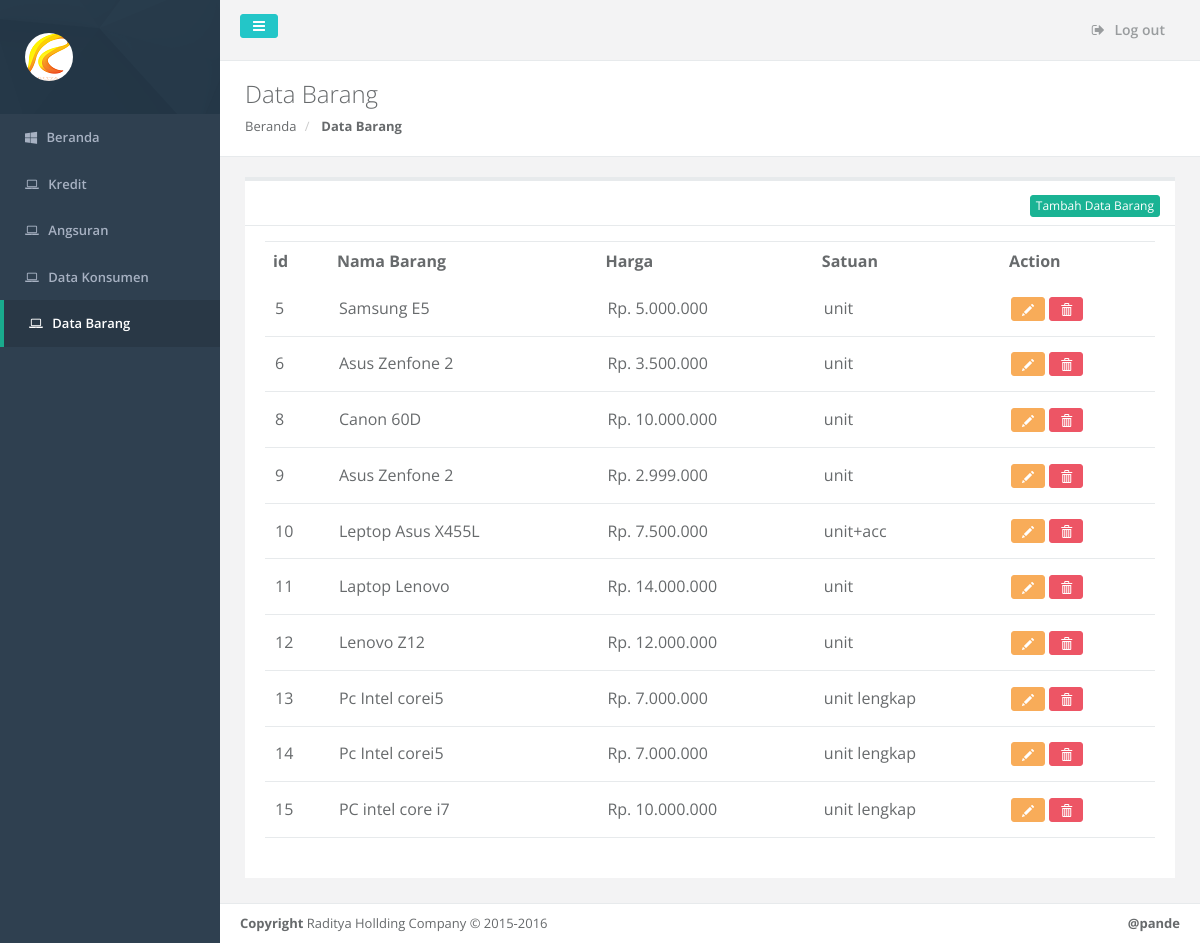
Page /dtbarang.php on the committed database.
### tables this page shows
CREATE TABLE IF NOT EXISTS `barang` (
  `id` int(11) NOT NULL AUTO_INCREMENT,
  `nama_barang` varchar(100) NOT NULL,
  `harga` double NOT NULL,
  `satuan` varchar(50) NOT NULL,
  PRIMARY KEY (`id`)
);

### dtbarang.php (the view, shortened to what this page needs)
<?php include_once ('layouts/header.php'); ?>
        <div class="row wrapper border-bottom white-bg page-heading">
			<div class="col-lg-10">
				<h2>Data Barang</h2>
				<ol class="breadcrumb">
					<li>
						<a href="index.php">Beranda</a>
					</li>
					<li class="active">
						<strong>Data Barang</strong>
					</li>
				</ol>
			</div>
				<div class="col-lg-2">
				</div>
		</div>
		<div class="row">
            <div class="col-lg-12">
                <div class="wrapper wrapper-content animated fadeInUp">
                    <div class="ibox">
                        <div class="ibox-title">
                            <div class="ibox-tools">
                                <a href="tambah_databarang.php" class="btn btn-primary btn-xs dim">Tambah Data Barang</a>
                            </div>
                        </div>
                        <div class="ibox-content">
                            <div class="project-list">
							<div class="table-responsive">
                                <table class="table table-hover">
                                    <tbody>
                                    <tr>
										<th>id</th>
										<th>Nama Barang</th>
										<th>Harga</th>
										<th>Satuan</th>
										<th>Action</th>
									</tr>
								 <?php
								$query = $mysqli->query("select * from barang");
								while($row = $query->fetch_assoc()){
								?>
								<tr>
								<td><?php echo $row['id'] ?></td>
								<td><?php echo $row['nama_barang'] ?></td>
								<td>Rp. <?= number_format($row['harga'],0,',','.') ?></td>
								<td><?php echo $row['satuan'] ?></td>
								<td><a href="editdt_barang.php?id=<?php echo $row ['id'] ?>" class="btn btn-warning btn-sm"><span class="glyphicon glyphicon-pencil" aria-hidden="true"></span></a>
                        <a onClick="return confirm('Anda Yakin Ingin Menghapus data')" href="hapus_barang.php?id=<?php echo $row ['id'] ?>" class="btn btn-danger btn-sm"><span class="glyphicon glyphicon-trash" aria-hidden="true"></span></a>
								</td>
							</tr>
							<?php
								}
							?>
                                    </tbody>
                                </table>
                            </div>
							</div>
                        </div>
                    </div>
                </div>
            </div>
		</div>
<?php include_once ('layouts/footer.php'); ?>

### layouts/header.php (shortened to what this page needs)
<?php
$url = $_SERVER['REQUEST_URI'];
$explode = explode('/',$url);
$count = count($explode);
$page = explode('.',$explode[$count-1]);
$page = $page[0];
?>
<!DOCTYPE html>
<html>
<head>
    <link href="css/bootstrap.min.css" rel="stylesheet">
    <link href="font-awesome/css/font-awesome.css" rel="stylesheet">
    <link href="css/plugins/toastr/toastr.min.css" rel="stylesheet">
    <link href="js/plugins/gritter/jquery.gritter.css" rel="stylesheet">
    <link href="css/animate.css" rel="stylesheet">
    <link href="css/style.css" rel="stylesheet">
</head>
<body>
<div id="wrapper">
    <nav class="navbar-default navbar-static-side" role="navigation">
        <div class="sidebar-collapse">
            <ul class="nav metismenu" id="side-menu">
                <li class="nav-header">
                    <div class="dropdown profile-element"> <span>
                            <img alt="image" class="img-circle" src="image/LOGO2.png" />
                             </span>
                    </div>
                </li>
                <li <?= $page =='' || $page == 'index' ? 'class="active"':'' ?>>
                    <a href="index.php"><i class="fa fa-windows"></i> <span class="nav-label">Beranda</span> </a>
                </li>
                <li <?= $page =='pengajuan1' || $page == 'tambah_pengajuan' || $page == 'edit_pengajuan' ? 'class="active"':'' ?>>
                    <a href="pengajuan1.php"><i class="fa fa-laptop"></i> <span class="nav-label">Kredit</span> </a>
                </li>
                <li <?= $page =='pembayaran' || $page == 'tambah_tagihan' ? 'class="active"':'' ?>>
                    <a href="pembayaran.php"><i class="fa fa-laptop"></i> <span class="nav-label">Angsuran</span> </a>
                </li>
                <li <?= $page =='dtkonsumen' || $page == 'tambah_konsumen' || $page == 'edit_konsumen' ? 'class="active"':'' ?>>
                    <a href="dtkonsumen.php"><i class="fa fa-laptop"></i> <span class="nav-label">Data Konsumen</span></a>
                </li>
                <li <?= $page =='dtbarang' || $page == 'tambah_databarang' || $page == 'editdt_barang' ? 'class="active"':'' ?>>
                    <a href="dtbarang.php"><i class="fa fa-laptop"></i> <span class="nav-label">Data Barang</span></a>
                </li>
            </ul>
        </div>
    </nav>
    <div id="page-wrapper" class="gray-bg dashbard-1">
        <div class="row border-bottom">
            <nav class="navbar navbar-static-top" role="navigation" style="margin-bottom: 0">
                <div class="navbar-header">
                    <a class="navbar-minimalize minimalize-styl-2 btn btn-info " href="#"><i class="fa fa-bars"></i> </a>
                </div>
                <ul class="nav navbar-top-links navbar-right">
                    <li>
                        <a href="logout.php">
                            <i class="fa fa-sign-out"></i> Log out
                        </a>
                    </li>
                </ul>
            </nav>
        </div>

### layouts/footer.php (shortened to what this page needs)
<div class="footer">
    <div class="pull-right">
        <strong>@pande</strong>
    </div>
    <div>
        <strong>Copyright</strong> Raditya Hollding Company &copy; 2015-2016
    </div>
</div>
</div>
</div>
</body>
</html>

### rows in the picture
barang: id "5", nama_barang "Samsung E5", harga "5.000.000", satuan "unit"
barang: id "6", nama_barang "Asus Zenfone 2", harga "3.500.000", satuan "unit"
barang: id "8", nama_barang "Canon 60D", harga "10.000.000", satuan "unit"
barang: id "9", nama_barang "Asus Zenfone 2", harga "2.999.000", satuan "unit"
barang: id "10", nama_barang "Leptop Asus X455L", harga "7.500.000", satuan "unit+acc"
barang: id "11", nama_barang "Laptop Lenovo", harga "14.000.000", satuan "unit"
barang: id "12", nama_barang "Lenovo Z12", harga "12.000.000", satuan "unit"
barang: id "13", nama_barang "Pc Intel corei5", harga "7.000.000", satuan "unit lengkap"
barang: id "14", nama_barang "Pc Intel corei5", harga "7.000.000", satuan "unit lengkap"
barang: id "15", nama_barang "PC intel core i7", harga "10.000.000", satuan "unit lengkap"
